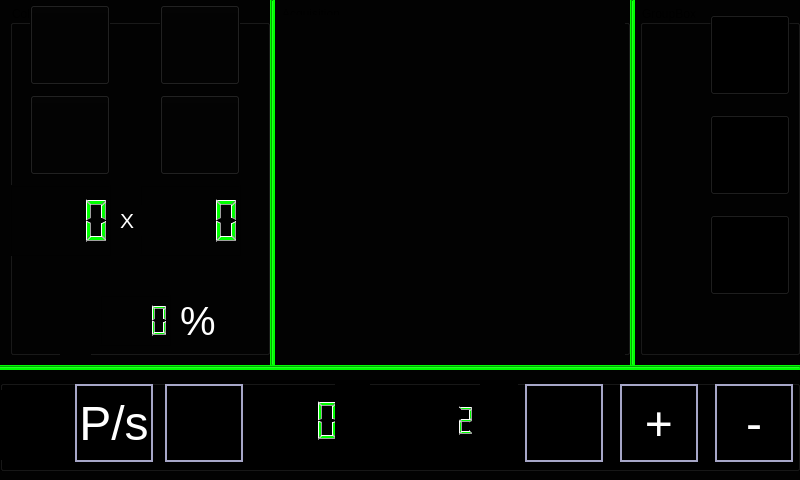
<?xml version="1.0" encoding="UTF-8"?>
<ui version="4.0">
 <class>MainWindow</class>
 <widget class="QMainWindow" name="MainWindow">
  <property name="geometry">
   <rect>
    <x>0</x>
    <y>0</y>
    <width>800</width>
    <height>480</height>
   </rect>
  </property>
  <property name="font">
   <font>
    <kerning>true</kerning>
   </font>
  </property>
  <property name="cursor">
   <cursorShape>BlankCursor</cursorShape>
  </property>
  <property name="windowTitle">
   <string>IDC HMI Demo</string>
  </property>
  <property name="windowIcon">
   <iconset resource="icon.qrc">
    <normaloff>:/icons/windowicon.png</normaloff>:/icons/windowicon.png</iconset>
  </property>
  <property name="styleSheet">
   <string notr="true">background-color: rgb(2, 2, 2);</string>
  </property>
  <property name="toolButtonStyle">
   <enum>Qt::ToolButtonTextOnly</enum>
  </property>
  <property name="animated">
   <bool>false</bool>
  </property>
  <widget class="QWidget" name="centralWidget">
   <widget class="QGroupBox" name="groupBox">
    <property name="geometry">
     <rect>
      <x>10</x>
      <y>5</y>
      <width>260</width>
      <height>350</height>
     </rect>
    </property>
    <property name="title">
     <string>Collimator Control</string>
    </property>
    <widget class="QPushButton" name="pushButton_2">
     <property name="geometry">
      <rect>
       <x>20</x>
       <y>90</y>
       <width>80</width>
       <height>80</height>
      </rect>
     </property>
     <property name="layoutDirection">
      <enum>Qt::LeftToRight</enum>
     </property>
     <property name="autoFillBackground">
      <bool>false</bool>
     </property>
     <property name="text">
      <string/>
     </property>
     <property name="icon">
      <iconset resource="icon.qrc">
       <normaloff>:/icons/ColHeightOut.png</normaloff>:/icons/ColHeightOut.png</iconset>
     </property>
     <property name="iconSize">
      <size>
       <width>80</width>
       <height>80</height>
      </size>
     </property>
     <property name="shortcut">
      <string/>
     </property>
     <property name="autoDefault">
      <bool>false</bool>
     </property>
     <property name="flat">
      <bool>false</bool>
     </property>
    </widget>
    <widget class="QPushButton" name="pushButton_3">
     <property name="geometry">
      <rect>
       <x>150</x>
       <y>0</y>
       <width>80</width>
       <height>80</height>
      </rect>
     </property>
     <property name="text">
      <string/>
     </property>
     <property name="icon">
      <iconset resource="icon.qrc">
       <normaloff>:/icons/ColHeightIN.png</normaloff>:/icons/ColHeightIN.png</iconset>
     </property>
     <property name="iconSize">
      <size>
       <width>80</width>
       <height>80</height>
      </size>
     </property>
    </widget>
    <widget class="QPushButton" name="pushButton_4">
     <property name="geometry">
      <rect>
       <x>20</x>
       <y>0</y>
       <width>80</width>
       <height>80</height>
      </rect>
     </property>
     <property name="text">
      <string/>
     </property>
     <property name="icon">
      <iconset resource="icon.qrc">
       <normaloff>:/icons/ColWidthIN.png</normaloff>:/icons/ColWidthIN.png</iconset>
     </property>
     <property name="iconSize">
      <size>
       <width>80</width>
       <height>80</height>
      </size>
     </property>
    </widget>
    <widget class="QPushButton" name="pushButton_5">
     <property name="geometry">
      <rect>
       <x>150</x>
       <y>90</y>
       <width>80</width>
       <height>80</height>
      </rect>
     </property>
     <property name="text">
      <string/>
     </property>
     <property name="icon">
      <iconset resource="icon.qrc">
       <normaloff>:/icons/ColWidthOut.png</normaloff>:/icons/ColWidthOut.png</iconset>
     </property>
     <property name="iconSize">
      <size>
       <width>80</width>
       <height>80</height>
      </size>
     </property>
    </widget>
    <widget class="QLCDNumber" name="ColHeight">
     <property name="geometry">
      <rect>
       <x>0</x>
       <y>180</y>
       <width>101</width>
       <height>71</height>
      </rect>
     </property>
     <property name="font">
      <font>
       <pointsize>20</pointsize>
       <weight>50</weight>
       <bold>false</bold>
      </font>
     </property>
     <property name="styleSheet">
      <string notr="true">color:rgb(0,255,0)</string>
     </property>
     <property name="digitCount">
      <number>4</number>
     </property>
     <property name="value" stdset="0">
      <double>0.000000000000000</double>
     </property>
     <property name="intValue" stdset="0">
      <number>0</number>
     </property>
    </widget>
    <widget class="QLCDNumber" name="ColWidth">
     <property name="geometry">
      <rect>
       <x>130</x>
       <y>180</y>
       <width>101</width>
       <height>71</height>
      </rect>
     </property>
     <property name="font">
      <font>
       <pointsize>20</pointsize>
      </font>
     </property>
     <property name="styleSheet">
      <string notr="true">color:rgb(0,255,0)</string>
     </property>
     <property name="digitCount">
      <number>4</number>
     </property>
     <property name="value" stdset="0">
      <double>0.000000000000000</double>
     </property>
     <property name="intValue" stdset="0">
      <number>0</number>
     </property>
    </widget>
    <widget class="QLabel" name="kvUnit_2">
     <property name="geometry">
      <rect>
       <x>110</x>
       <y>200</y>
       <width>31</width>
       <height>31</height>
      </rect>
     </property>
     <property name="font">
      <font>
       <pointsize>16</pointsize>
       <weight>50</weight>
       <italic>false</italic>
       <bold>false</bold>
      </font>
     </property>
     <property name="layoutDirection">
      <enum>Qt::LeftToRight</enum>
     </property>
     <property name="styleSheet">
      <string notr="true">color:rgb(255, 255, 255);font: 16pt</string>
     </property>
     <property name="text">
      <string>X</string>
     </property>
     <property name="iconId" stdset="0">
      <number>4238</number>
     </property>
    </widget>
    <widget class="QLabel" name="label_5">
     <property name="geometry">
      <rect>
       <x>50</x>
       <y>290</y>
       <width>31</width>
       <height>61</height>
      </rect>
     </property>
     <property name="text">
      <string/>
     </property>
     <property name="pixmap">
      <pixmap>icons/tubeload.jpg</pixmap>
     </property>
    </widget>
    <widget class="QLabel" name="tubeload_label">
     <property name="geometry">
      <rect>
       <x>170</x>
       <y>290</y>
       <width>41</width>
       <height>51</height>
      </rect>
     </property>
     <property name="font">
      <font>
       <pointsize>30</pointsize>
       <weight>50</weight>
       <italic>false</italic>
       <bold>false</bold>
      </font>
     </property>
     <property name="layoutDirection">
      <enum>Qt::LeftToRight</enum>
     </property>
     <property name="styleSheet">
      <string notr="true">color:rgb(255, 255, 255);font: 30pt</string>
     </property>
     <property name="text">
      <string>%</string>
     </property>
     <property name="iconId" stdset="0">
      <number>4238</number>
     </property>
    </widget>
    <widget class="QLCDNumber" name="tubeload_1">
     <property name="geometry">
      <rect>
       <x>90</x>
       <y>290</y>
       <width>71</width>
       <height>51</height>
      </rect>
     </property>
     <property name="font">
      <font>
       <pointsize>20</pointsize>
       <weight>50</weight>
       <bold>false</bold>
      </font>
     </property>
     <property name="styleSheet">
      <string notr="true">color:rgb(0,255,0)</string>
     </property>
     <property name="digitCount">
      <number>4</number>
     </property>
     <property name="value" stdset="0">
      <double>0.000000000000000</double>
     </property>
     <property name="intValue" stdset="0">
      <number>0</number>
     </property>
    </widget>
   </widget>
   <widget class="QGroupBox" name="groupBox_2">
    <property name="geometry">
     <rect>
      <x>280</x>
      <y>5</y>
      <width>350</width>
      <height>350</height>
     </rect>
    </property>
    <property name="title">
     <string>Acquisition</string>
    </property>
    <property name="flat">
     <bool>false</bool>
    </property>
    <widget class="QLabel" name="label_2">
     <property name="geometry">
      <rect>
       <x>130</x>
       <y>30</y>
       <width>71</width>
       <height>31</height>
      </rect>
     </property>
     <property name="font">
      <font>
       <pointsize>15</pointsize>
      </font>
     </property>
     <property name="text">
      <string>MODE</string>
     </property>
    </widget>
    <widget class="QLabel" name="label_3">
     <property name="geometry">
      <rect>
       <x>280</x>
       <y>30</y>
       <width>31</width>
       <height>31</height>
      </rect>
     </property>
     <property name="font">
      <font>
       <pointsize>15</pointsize>
      </font>
     </property>
     <property name="text">
      <string>KV</string>
     </property>
    </widget>
    <widget class="QLabel" name="label_4">
     <property name="geometry">
      <rect>
       <x>380</x>
       <y>30</y>
       <width>41</width>
       <height>31</height>
      </rect>
     </property>
     <property name="font">
      <font>
       <pointsize>15</pointsize>
      </font>
     </property>
     <property name="text">
      <string>mA</string>
     </property>
    </widget>
    <widget class="QLabel" name="label">
     <property name="geometry">
      <rect>
       <x>-10</x>
       <y>10</y>
       <width>355</width>
       <height>351</height>
      </rect>
     </property>
     <property name="text">
      <string/>
     </property>
     <property name="pixmap">
      <pixmap resource="icon.qrc">:/icons/Preview.png</pixmap>
     </property>
    </widget>
   </widget>
   <widget class="QGroupBox" name="groupBox_LegalBar">
    <property name="geometry">
     <rect>
      <x>0</x>
      <y>380</y>
      <width>800</width>
      <height>91</height>
     </rect>
    </property>
    <property name="styleSheet">
     <string notr="true">*{background:rgb(0,0,0);}</string>
    </property>
    <widget class="QLabel" name="maOnmasOffUnit">
     <property name="geometry">
      <rect>
       <x>480</x>
       <y>-10</y>
       <width>38</width>
       <height>100</height>
      </rect>
     </property>
     <property name="styleSheet">
      <string notr="true">color:rgb(255, 255, 255);font: 16pt</string>
     </property>
     <property name="text">
      <string/>
     </property>
     <property name="pixmap">
      <pixmap resource="icon.qrc">:/icons/mAOnmAsOff_new.png</pixmap>
     </property>
     <property name="iconId" stdset="0">
      <number>4240</number>
     </property>
    </widget>
    <widget class="QPushButton" name="trigButton_kvMinus">
     <property name="geometry">
      <rect>
       <x>715</x>
       <y>4</y>
       <width>78</width>
       <height>78</height>
      </rect>
     </property>
     <property name="styleSheet">
      <string>QPushButton{font: 36pt;}
QPushButton:enabled:pressed{background:rgb(166,166,199);color:white;border-color:rgb(255,255,255); border-width:2px;border-style: solid}
QPushButton:enabled:!pressed{background:transparent;color:white;border-color:rgb(166,166,199); border-width:2px;border-style: solid;}
QPushButton:!enabled{ background:transparent;color:transparent}</string>
     </property>
     <property name="text">
      <string>-</string>
     </property>
     <property name="buttonId" stdset="0">
      <number>1591</number>
     </property>
     <property name="continuousMode" stdset="0">
      <bool>true</bool>
     </property>
     <property name="iconNormal" stdset="0">
      <string/>
     </property>
    </widget>
    <widget class="QPushButton" name="trigButton_kvPlus">
     <property name="geometry">
      <rect>
       <x>620</x>
       <y>4</y>
       <width>78</width>
       <height>78</height>
      </rect>
     </property>
     <property name="styleSheet">
      <string notr="true">QPushButton{font: 36pt;}
QPushButton:enabled:pressed{background:rgb(166,166,199);color:white;border-color:rgb(255,255,255); border-width:2px;border-style: solid}
QPushButton:enabled:!pressed{background:transparent;color:white;border-color:rgb(166,166,199); border-width:2px;border-style: solid;}
QPushButton:!enabled{ background:transparent;color:transparent}</string>
     </property>
     <property name="text">
      <string>+</string>
     </property>
     <property name="buttonId" stdset="0">
      <number>1592</number>
     </property>
     <property name="continuousMode" stdset="0">
      <bool>true</bool>
     </property>
     <property name="iconNormal" stdset="0">
      <string/>
     </property>
    </widget>
    <widget class="QLCDNumber" name="lcdNumber_kV">
     <property name="geometry">
      <rect>
       <x>250</x>
       <y>15</y>
       <width>91</width>
       <height>50</height>
      </rect>
     </property>
     <property name="styleSheet">
      <string notr="true">color:rgb(0,255,0)</string>
     </property>
     <property name="digitCount">
      <number>4</number>
     </property>
     <property name="iconId" stdset="0">
      <number>4203</number>
     </property>
    </widget>
    <widget class="QLCDNumber" name="lcdNumber_mA">
     <property name="geometry">
      <rect>
       <x>378</x>
       <y>15</y>
       <width>100</width>
       <height>50</height>
      </rect>
     </property>
     <property name="font">
      <font>
       <pointsize>9</pointsize>
      </font>
     </property>
     <property name="styleSheet">
      <string notr="true">color:rgb(0,255,0)</string>
     </property>
     <property name="digitCount">
      <number>6</number>
     </property>
     <property name="intValue" stdset="0">
      <number>2</number>
     </property>
     <property name="iconId" stdset="0">
      <number>4204</number>
     </property>
    </widget>
    <widget class="QPushButton" name="indexButton_Pulse">
     <property name="geometry">
      <rect>
       <x>75</x>
       <y>4</y>
       <width>78</width>
       <height>78</height>
      </rect>
     </property>
     <property name="styleSheet">
      <string notr="true">QPushButton{font: 36pt;}
QPushButton:enabled:pressed{background:rgb(166,166,199);color:white;border-color:rgb(255,255,255); border-width:2px;border-style: solid}
QPushButton:enabled:!pressed{background:transparent;color:white;border-color:rgb(166,166,199); border-width:2px;border-style: solid;}
QPushButton:!enabled{ background:transparent;color:transparent}</string>
     </property>
     <property name="text">
      <string>P/s</string>
     </property>
     <property name="buttonId" stdset="0">
      <number>1004</number>
     </property>
     <property name="iconId" stdset="0">
      <number>4241</number>
     </property>
     <property name="textType" stdset="0">
      <string>P/s</string>
     </property>
    </widget>
    <widget class="QPushButton" name="indexButton_Dose">
     <property name="geometry">
      <rect>
       <x>165</x>
       <y>4</y>
       <width>78</width>
       <height>78</height>
      </rect>
     </property>
     <property name="styleSheet">
      <string notr="true">QPushButton:enabled:pressed{background:rgb(166,166,199);border-color:rgb(255,255,255); border-width:2px;border-style: solid}
QPushButton:enabled:!pressed{background:transparent;border-color:rgb(166,166,199); border-width:2px;border-style: solid;}
QPushButton:!enabled{ background:transparent;}</string>
     </property>
     <property name="icon">
      <iconset resource="icon.qrc">
       <normaloff>:/icons/DoseLevel003.png</normaloff>:/icons/DoseLevel003.png</iconset>
     </property>
     <property name="iconSize">
      <size>
       <width>70</width>
       <height>70</height>
      </size>
     </property>
     <property name="buttonId" stdset="0">
      <number>1053</number>
     </property>
     <property name="textType" stdset="0">
      <string>Dose</string>
     </property>
    </widget>
    <widget class="QLCDNumber" name="lcdNumber_fps">
     <property name="geometry">
      <rect>
       <x>10</x>
       <y>10</y>
       <width>61</width>
       <height>61</height>
      </rect>
     </property>
     <property name="font">
      <font>
       <pointsize>20</pointsize>
       <weight>50</weight>
       <bold>false</bold>
      </font>
     </property>
     <property name="styleSheet">
      <string notr="true">color:rgb(0,255,0)</string>
     </property>
     <property name="lineWidth">
      <number>0</number>
     </property>
     <property name="digitCount">
      <number>3</number>
     </property>
     <property name="value" stdset="0">
      <double>0.000000000000000</double>
     </property>
     <property name="intValue" stdset="0">
      <number>0</number>
     </property>
    </widget>
    <widget class="QPushButton" name="trigButton_DoseRegStop">
     <property name="geometry">
      <rect>
       <x>525</x>
       <y>4</y>
       <width>78</width>
       <height>78</height>
      </rect>
     </property>
     <property name="styleSheet">
      <string notr="true">QPushButton{font: 36pt;}
QPushButton:enabled:pressed{background:rgb(166,166,199);color:white;border-color:rgb(255,255,255); border-width:2px;border-style: solid}
QPushButton:enabled:!pressed{background:transparent;color:white;border-color:rgb(166,166,199); border-width:2px;border-style: solid;}
QPushButton:!enabled{ background:transparent;color:transparent}</string>
     </property>
     <property name="text">
      <string/>
     </property>
     <property name="icon">
      <iconset resource="icon.qrc">
       <normaloff>:/icons/TechLock001.png</normaloff>:/icons/TechLock001.png</iconset>
     </property>
     <property name="iconSize">
      <size>
       <width>70</width>
       <height>70</height>
      </size>
     </property>
     <property name="buttonId" stdset="0">
      <number>1592</number>
     </property>
     <property name="continuousMode" stdset="0">
      <bool>true</bool>
     </property>
     <property name="iconNormal" stdset="0">
      <string/>
     </property>
    </widget>
    <widget class="QLabel" name="widget_Contious">
     <property name="geometry">
      <rect>
       <x>0</x>
       <y>10</y>
       <width>70</width>
       <height>70</height>
      </rect>
     </property>
     <property name="text">
      <string/>
     </property>
     <property name="pixmap">
      <pixmap resource="icon.qrc">:/icons/Contious.png</pixmap>
     </property>
    </widget>
    <widget class="QLabel" name="kVUnit">
     <property name="geometry">
      <rect>
       <x>335</x>
       <y>-10</y>
       <width>35</width>
       <height>100</height>
      </rect>
     </property>
     <property name="styleSheet">
      <string notr="true">color:rgb(255, 255, 255);font: 16pt</string>
     </property>
     <property name="text">
      <string/>
     </property>
     <property name="pixmap">
      <pixmap resource="icon.qrc">:/icons/ExpKV.png</pixmap>
     </property>
     <property name="iconId" stdset="0">
      <number>4240</number>
     </property>
    </widget>
    <widget class="QLabel" name="maOffmasOnUnit">
     <property name="geometry">
      <rect>
       <x>480</x>
       <y>-10</y>
       <width>38</width>
       <height>100</height>
      </rect>
     </property>
     <property name="styleSheet">
      <string notr="true">color:rgb(255, 255, 255);font: 16pt</string>
     </property>
     <property name="text">
      <string/>
     </property>
     <property name="pixmap">
      <pixmap resource="icon.qrc">:/icons/mAOffmAsOn.png</pixmap>
     </property>
     <property name="iconId" stdset="0">
      <number>4240</number>
     </property>
    </widget>
   </widget>
   <widget class="Line" name="line">
    <property name="geometry">
     <rect>
      <x>0</x>
      <y>365</y>
      <width>800</width>
      <height>5</height>
     </rect>
    </property>
    <property name="autoFillBackground">
     <bool>false</bool>
    </property>
    <property name="styleSheet">
     <string notr="true">background-color: rgb(0, 255, 2);</string>
    </property>
    <property name="orientation">
     <enum>Qt::Horizontal</enum>
    </property>
   </widget>
   <widget class="Line" name="line_2">
    <property name="geometry">
     <rect>
      <x>270</x>
      <y>0</y>
      <width>5</width>
      <height>365</height>
     </rect>
    </property>
    <property name="styleSheet">
     <string notr="true">background-color: rgb(0, 255, 0);</string>
    </property>
    <property name="orientation">
     <enum>Qt::Vertical</enum>
    </property>
   </widget>
   <widget class="QGroupBox" name="groupBox_3">
    <property name="geometry">
     <rect>
      <x>640</x>
      <y>5</y>
      <width>160</width>
      <height>350</height>
     </rect>
    </property>
    <property name="title">
     <string>GroupBox</string>
    </property>
    <widget class="QPushButton" name="radioButton_Fluo_Mode">
     <property name="geometry">
      <rect>
       <x>70</x>
       <y>10</y>
       <width>80</width>
       <height>80</height>
      </rect>
     </property>
     <property name="styleSheet">
      <string notr="true">background:transparent</string>
     </property>
     <property name="icon">
      <iconset resource="icon.qrc">
       <normaloff>:/icons/FluoroModeOn.png</normaloff>:/icons/FluoroModeOn.png</iconset>
     </property>
     <property name="iconSize">
      <size>
       <width>78</width>
       <height>78</height>
      </size>
     </property>
     <property name="checkable">
      <bool>true</bool>
     </property>
     <property name="checked">
      <bool>true</bool>
     </property>
     <property name="autoExclusive">
      <bool>true</bool>
     </property>
     <property name="buttonId" stdset="0">
      <number>2062</number>
     </property>
     <property name="iconOn" stdset="0">
      <string/>
     </property>
     <property name="iconOff" stdset="0">
      <string/>
     </property>
    </widget>
    <widget class="QPushButton" name="radioButton_sub">
     <property name="geometry">
      <rect>
       <x>70</x>
       <y>210</y>
       <width>80</width>
       <height>80</height>
      </rect>
     </property>
     <property name="styleSheet">
      <string notr="true">background:transparent</string>
     </property>
     <property name="icon">
      <iconset resource="icon.qrc">
       <normaloff>:/icons/SubModeOff.png</normaloff>:/icons/SubModeOff.png</iconset>
     </property>
     <property name="iconSize">
      <size>
       <width>78</width>
       <height>78</height>
      </size>
     </property>
     <property name="checkable">
      <bool>true</bool>
     </property>
     <property name="checked">
      <bool>false</bool>
     </property>
     <property name="autoExclusive">
      <bool>true</bool>
     </property>
     <property name="buttonId" stdset="0">
      <number>2062</number>
     </property>
     <property name="iconOn" stdset="0">
      <string>:/icons/SubModeOn.png</string>
     </property>
     <property name="iconOff" stdset="0">
      <string>:/icons/SubModeOff.png</string>
     </property>
    </widget>
    <widget class="QPushButton" name="radioButton_Rad_mode">
     <property name="geometry">
      <rect>
       <x>70</x>
       <y>110</y>
       <width>80</width>
       <height>80</height>
      </rect>
     </property>
     <property name="styleSheet">
      <string notr="true">background:transparent</string>
     </property>
     <property name="icon">
      <iconset resource="icon.qrc">
       <normaloff>:/icons/RadModeOff.png</normaloff>:/icons/RadModeOff.png</iconset>
     </property>
     <property name="iconSize">
      <size>
       <width>78</width>
       <height>78</height>
      </size>
     </property>
     <property name="checkable">
      <bool>true</bool>
     </property>
     <property name="checked">
      <bool>true</bool>
     </property>
     <property name="autoExclusive">
      <bool>true</bool>
     </property>
     <property name="buttonId" stdset="0">
      <number>2062</number>
     </property>
     <property name="iconOn" stdset="0">
      <string/>
     </property>
     <property name="iconOff" stdset="0">
      <string/>
     </property>
    </widget>
   </widget>
   <widget class="Line" name="line_3">
    <property name="geometry">
     <rect>
      <x>630</x>
      <y>0</y>
      <width>5</width>
      <height>365</height>
     </rect>
    </property>
    <property name="styleSheet">
     <string notr="true">background-color: rgb(0, 255, 0);</string>
    </property>
    <property name="orientation">
     <enum>Qt::Vertical</enum>
    </property>
   </widget>
  </widget>
 </widget>
 <layoutdefault spacing="6" margin="11"/>
 <resources>
  <include location="icon.qrc"/>
 </resources>
 <connections>
  <connection>
   <sender>pushButton_3</sender>
   <signal>clicked()</signal>
   <receiver>MainWindow</receiver>
   <slot>ColHeightIn()</slot>
   <hints>
    <hint type="sourcelabel">
     <x>156</x>
     <y>81</y>
    </hint>
    <hint type="destinationlabel">
     <x>13</x>
     <y>44</y>
    </hint>
   </hints>
  </connection>
  <connection>
   <sender>pushButton_2</sender>
   <signal>clicked()</signal>
   <receiver>MainWindow</receiver>
   <slot>ColHeightOut()</slot>
   <hints>
    <hint type="sourcelabel">
     <x>119</x>
     <y>261</y>
    </hint>
    <hint type="destinationlabel">
     <x>4</x>
     <y>285</y>
    </hint>
   </hints>
  </connection>
  <connection>
   <sender>pushButton_4</sender>
   <signal>clicked()</signal>
   <receiver>MainWindow</receiver>
   <slot>ColWidthIn()</slot>
   <hints>
    <hint type="sourcelabel">
     <x>23</x>
     <y>174</y>
    </hint>
    <hint type="destinationlabel">
     <x>1</x>
     <y>212</y>
    </hint>
   </hints>
  </connection>
  <connection>
   <sender>pushButton_5</sender>
   <signal>clicked()</signal>
   <receiver>MainWindow</receiver>
   <slot>ColWidthOut()</slot>
   <hints>
    <hint type="sourcelabel">
     <x>257</x>
     <y>174</y>
    </hint>
    <hint type="destinationlabel">
     <x>274</x>
     <y>237</y>
    </hint>
   </hints>
  </connection>
  <connection>
   <sender>radioButton_Rad_mode</sender>
   <signal>clicked()</signal>
   <receiver>MainWindow</receiver>
   <slot>RadModeOn()</slot>
   <hints>
    <hint type="sourcelabel">
     <x>749</x>
     <y>154</y>
    </hint>
    <hint type="destinationlabel">
     <x>678</x>
     <y>0</y>
    </hint>
   </hints>
  </connection>
  <connection>
   <sender>radioButton_Fluo_Mode</sender>
   <signal>clicked()</signal>
   <receiver>MainWindow</receiver>
   <slot>FluoroModeOn()</slot>
   <hints>
    <hint type="sourcelabel">
     <x>729</x>
     <y>66</y>
    </hint>
    <hint type="destinationlabel">
     <x>843</x>
     <y>267</y>
    </hint>
   </hints>
  </connection>
  <connection>
   <sender>radioButton_sub</sender>
   <signal>clicked()</signal>
   <receiver>MainWindow</receiver>
   <slot>SubModeOn()</slot>
   <hints>
    <hint type="sourcelabel">
     <x>749</x>
     <y>254</y>
    </hint>
    <hint type="destinationlabel">
     <x>858</x>
     <y>153</y>
    </hint>
   </hints>
  </connection>
  <connection>
   <sender>trigButton_kvPlus</sender>
   <signal>clicked()</signal>
   <receiver>MainWindow</receiver>
   <slot>ExposureInc()</slot>
   <hints>
    <hint type="sourcelabel">
     <x>629</x>
     <y>395</y>
    </hint>
    <hint type="destinationlabel">
     <x>601</x>
     <y>371</y>
    </hint>
   </hints>
  </connection>
  <connection>
   <sender>indexButton_Pulse</sender>
   <signal>clicked()</signal>
   <receiver>MainWindow</receiver>
   <slot>FPSChange()</slot>
   <hints>
    <hint type="sourcelabel">
     <x>93</x>
     <y>395</y>
    </hint>
    <hint type="destinationlabel">
     <x>62</x>
     <y>361</y>
    </hint>
   </hints>
  </connection>
  <connection>
   <sender>trigButton_kvMinus</sender>
   <signal>clicked()</signal>
   <receiver>MainWindow</receiver>
   <slot>ExposureDec()</slot>
   <hints>
    <hint type="sourcelabel">
     <x>725</x>
     <y>455</y>
    </hint>
    <hint type="destinationlabel">
     <x>695</x>
     <y>485</y>
    </hint>
   </hints>
  </connection>
 </connections>
 <slots>
  <slot>ColHeightIn()</slot>
  <slot>ColHeightOut()</slot>
  <slot>ColWidthIn()</slot>
  <slot>ColWidthOut()</slot>
  <slot>ExposureInc()</slot>
  <slot>FluoroModeOn()</slot>
  <slot>RadModeOn()</slot>
  <slot>SubModeOn()</slot>
  <slot>ExposureDec()</slot>
  <slot>FPSChange()</slot>
 </slots>
</ui>
